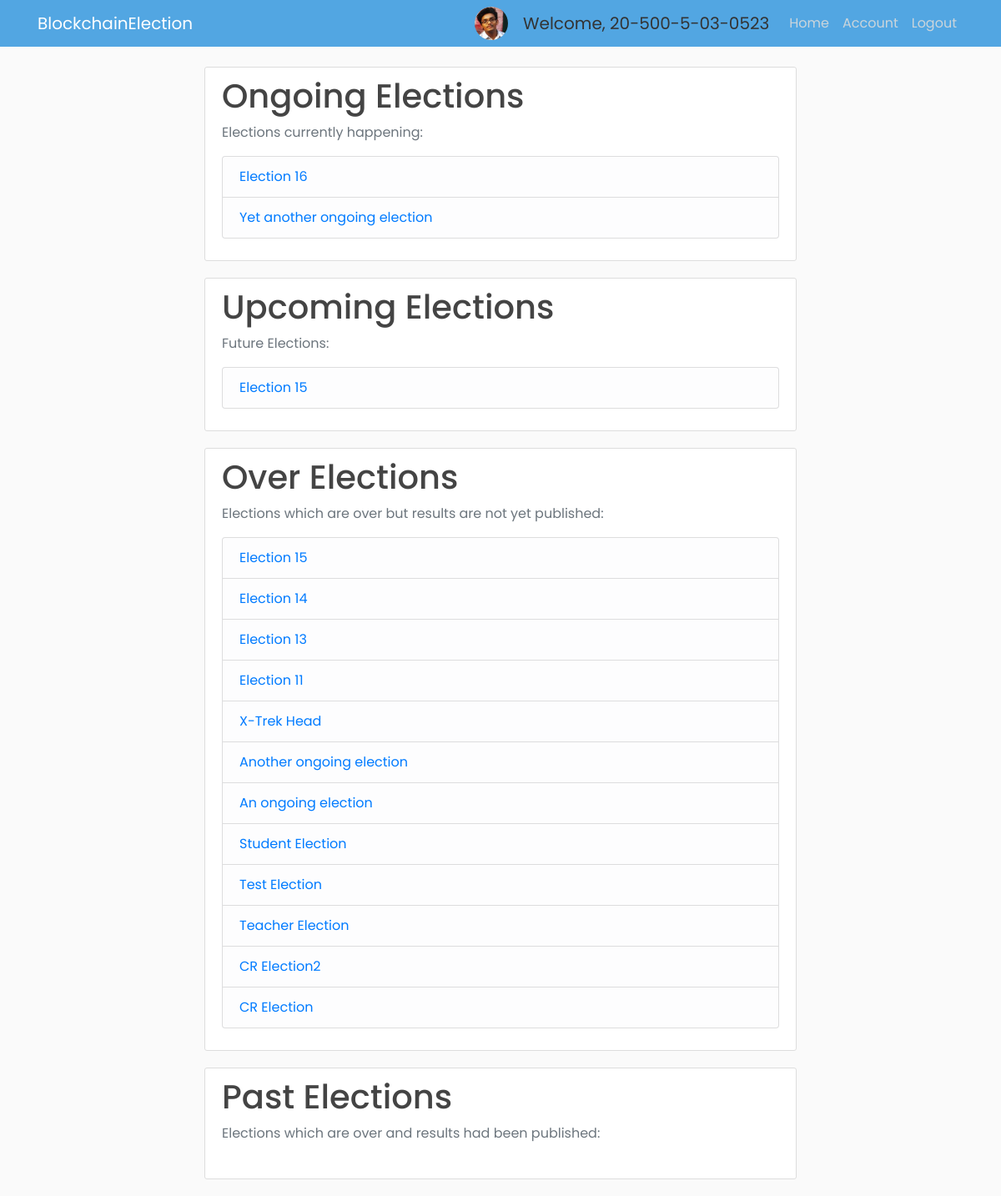
Screenshot of /home (signed in) with the database file from the repository.
### app/models.py (models this page shows, shortened)
class Voter(db.Model, UserMixin):
    id = db.Column(db.Integer, primary_key=True)
    cin = db.Column(db.String(30), unique=True, nullable=False)
    name = db.Column(db.String(255), nullable=False)
    email = db.Column(db.String(30), unique=True, nullable=False)
    dept = db.Column(db.String(4), db.ForeignKey('department.dept_code'), nullable=False)
    imagefile = db.Column(db.String(20), nullable=False, default='default.jpg')
    password = db.Column(db.String(60), nullable=False)
    join_year = db.Column(db.Integer, nullable=False, default=2016)
    is_admin = db.Column(db.Boolean, default=False, nullable=False)

class Election(db.Model):
    election_id = db.Column(db.String(5), primary_key=True, nullable=False)
    election_title = db.Column(db.String(255), nullable=False)
    create_date = db.Column(db.DateTime, nullable=False, default=datetime.utcnow)
    start_date = db.Column(db.DateTime, nullable=False, default=datetime.utcnow)
    end_date = db.Column(db.DateTime, db.CheckConstraint("end_date > start_date"), nullable=False)
    public_key = db.Column(db.String(255), nullable=False, unique=True)
    max_attempt = db.Column(db.Integer, nullable=False, default=3)
    election_state = db.Column(db.String(30), db.CheckConstraint("election_state in ('upcoming', 'ongoing', 'over', 'counting_finished','past')"))
    results_published = db.Column(db.Boolean, nullable=False, default=False)

### app/routes.py (the view)
@app.route("/home")
def home():
    elections = elections = Election.query.order_by(Election.start_date.desc()).all()
    election_util.update_election_state()
    return render_template("home.html", elections=elections)

### app/election_util.py (called while the page is built)
def update_election_state():
    elections = Election.query.all()
    for election in elections:
        if election.election_state == 'counting_finished':
            continue
        elif election.start_date <= datetime.now() <= election.end_date:
            election.election_state = 'ongoing'
        elif datetime.now() < election.start_date:
            election.election_state = 'upcoming'
        elif datetime.now() > election.end_date and election.results_published == False:
            election.election_state = 'over'
        elif datetime.now() > election.end_date and election.results_published == True:
            election.election_state = 'past'
    db.session.commit()

### app/models.py (called while the page is built)
@login_manager.user_loader
def load_user(user_id):
    return Voter.query.get(int(user_id))

### app/templates/home.html (shortened to what this page needs)
{% extends "home_base.html" %}
{% block content %}
{% include 'ongoing_elections.html' %}
{% include 'upcoming_elections.html' %}
{% include 'over_elections.html' %}
{% include 'past_elections.html' %}
{% endblock content %}

### app/templates/navbar.html (shortened to what this page needs)
<header class="site-header">
  <nav class="navbar navbar-expand-md navbar-dark bg-steel fixed-top">
    <div class="container">
      <a class="navbar-brand mr-4" href="{{ url_for('home') }}">BlockchainElection</a>
      <div class="collapse navbar-collapse" id="navbarToggle">
        <div class="navbar-nav ml-auto">
          {% if current_user.is_admin %}
          <img class="rounded-circle account-img-small" src="/static/profile_pics/{{ current_user.imagefile }}">
          <a class="navbar-brand disabled ml-2" style="cursor: default;">Welcome, {{ current_user.cin }}</a>
          <a class="nav-item nav-link" href="{{ url_for('home') }}">Home</a>
          <a class="nav-item nav-link" href="{{ url_for('admin') }}">Admin</a>
          <a class="nav-item nav-link" href="{{ url_for('account') }}">Account</a>
          <a class="nav-item nav-link" href="{{ url_for('logout') }}">Logout</a>
          {% elif current_user.is_authenticated %}
          <img class="rounded-circle account-img-small" src="/static/profile_pics/{{ current_user.imagefile }}">
          <a class="navbar-brand disabled ml-2" style="cursor: default;">Welcome, {{ current_user.cin }}</a>
          <a class="nav-item nav-link" href="{{ url_for('home') }}">Home</a>
          <a class="nav-item nav-link" href="{{ url_for('account') }}">Account</a>
          <a class="nav-item nav-link" href="{{ url_for('logout') }}">Logout</a>
          {% else %}
            <a class="nav-item nav-link" href="{{ url_for('login') }}">Login</a>
            <a class="nav-item nav-link" href="{{ url_for('register') }}">Register</a>
          {% endif %}
        </div>
      </div>
    </div>
  </nav>
</header>

### app/templates/ongoing_elections.html
{% block ongoing_elections %}
<div class="content-section">
  <h1>Ongoing Elections</h1>
  <p class='text-muted'>Elections currently happening:
  <ul class="list-group">
      {% for election in elections %}
          {% if election.election_state == 'ongoing' %}
              <li class="list-group-item list-group-item-light"><a href="{{ url_for('view_election', id=election.election_id) }}">{{ election.election_title }}</a></li>
          {% endif %}
      {% endfor %}
  </ul>
  </p>
</div>
{% endblock ongoing_elections %}

### app/templates/upcoming_elections.html
{% block upcoming_elections %}
<div class="content-section">
  <h1>Upcoming Elections</h1>
  <p class='text-muted'>Future Elections:
  <ul class="list-group">
      {% for election in elections %}
          {% if election.election_state == 'upcoming' %}
              <li class="list-group-item list-group-item-light"><a href="{{ url_for('view_election', id=election.election_id) }}">{{ election.election_title }}</a></li>
          {% endif %}
      {% endfor %}
  </ul>
  </p>
</div>
{% endblock upcoming_elections %}

### app/templates/over_elections.html
{% block over_elections %}
<div class="content-section">
  <h1>Over Elections</h1>
  <p class='text-muted'>Elections which are over but results are not yet published:
  <ul class="list-group">
    {% for election in elections %}
      {% if election.election_state == 'over' or election.election_state == 'counting_finished' %}
          <li class="list-group-item list-group-item-light"><a href="{{ url_for('view_election', id=election.election_id) }}">{{ election.election_title }}</a></li>
      {% endif %}
    {% endfor %}
  </ul>
  </p>
</div>
{% endblock over_elections %}

### app/static/main.css (style rules this page uses)
body { background: #fafafa; color: #333333; margin-top: 5rem; font-family: "Poppins", sans-serif; }
h1, h2, h3, h4, h5, h6 { color: #444444; }
.bg-steel { background-color: #52a6e2; }
.site-header .navbar-nav .nav-link { color: #cbd5db; }
.content-section { background: #ffffff; padding: 10px 20px; border: 1px solid #dddddd; border-radius: 3px; margin-bottom: 20px; }
.account-img-small { height: 40px; width: 40px; margin-right: 10px; }

### rows the page displays
Voter: imagefile (picture), cin "20-500-5-03-0523"
Election: election_title "Election 16"
Election: election_title "Yet another ongoing election"
Election: election_title "Election 15"
Election: election_title "Election 15"
Election: election_title "Election 14"
Election: election_title "Election 13"
Election: election_title "Election 11"
Election: election_title "X-Trek Head"
Election: election_title "Another ongoing election"
Election: election_title "An ongoing election"
Election: election_title "Student Election"
Election: election_title "Test Election"
Election: election_title "Teacher Election"
Election: election_title "CR Election2"
Election: election_title "CR Election"
